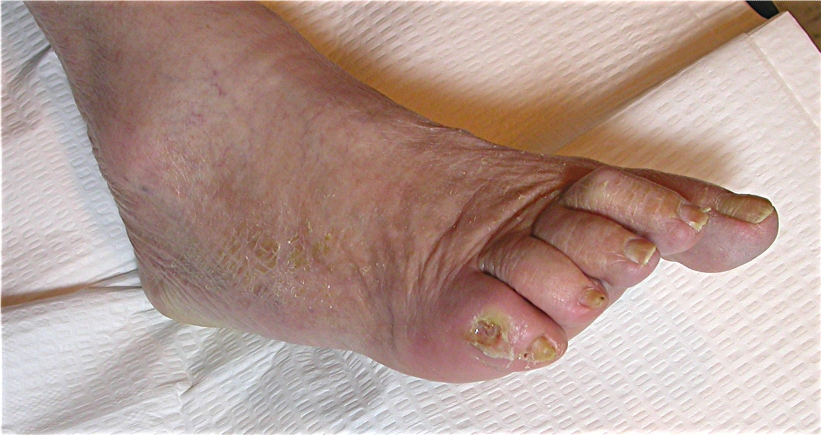
#> input picture dataset/images/12.jpg, 1641 x 869 px (shown at 1/2 size); its folder holds only this picture in this run
$ python area_extraction.py
#> lines starting #> are read from the running program, lines starting #| are printed output that depends on the picture; after the words box and inside, x2 and y2 are one past the last pixel; in counts of white or black regions, pixels touching at a corner belong together
import cv2
import numpy as np
import os

image_folder = "dataset/images"

for file in os.listdir(image_folder):
    if file.lower().endswith((".jpg", ".png")):
        img = cv2.imread(os.path.join(image_folder, file))
#> img is the input picture: shape (869, 1641, 3); mean B, G, R 147, 155.3, 180.3
        img = cv2.resize(img, (256, 256))
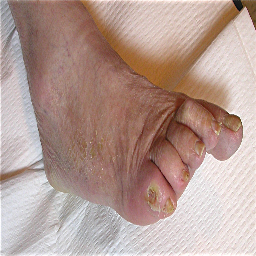
#> img: shape (256, 256, 3); mean B, G, R 146.8, 155.1, 180.1
        hsv = cv2.cvtColor(img, cv2.COLOR_BGR2HSV)
#> hsv: shape (256, 256, 3); mean H, S, V 42.1, 56.7, 180.7

        mask = cv2.inRange(hsv, (0, 30, 30), (25, 255, 255))
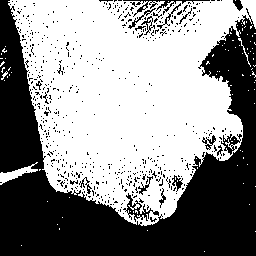
#> mask: shape (256, 256); 56.1% white; 571 black regions (551 under 20 px), largest, box (x1, y1, x2, y2) and area: (0, 0, 256, 256) 25885, (123, 193, 159, 222) 263, (123, 0, 210, 17) 262
        area = cv2.countNonZero(mask)
#> area = 36749

        print(f"{file} → Wound Area (pixels): {area}")
#| 12.jpg → Wound Area (pixels): 36749
        break

$ run again, on dataset/images/36.jpg
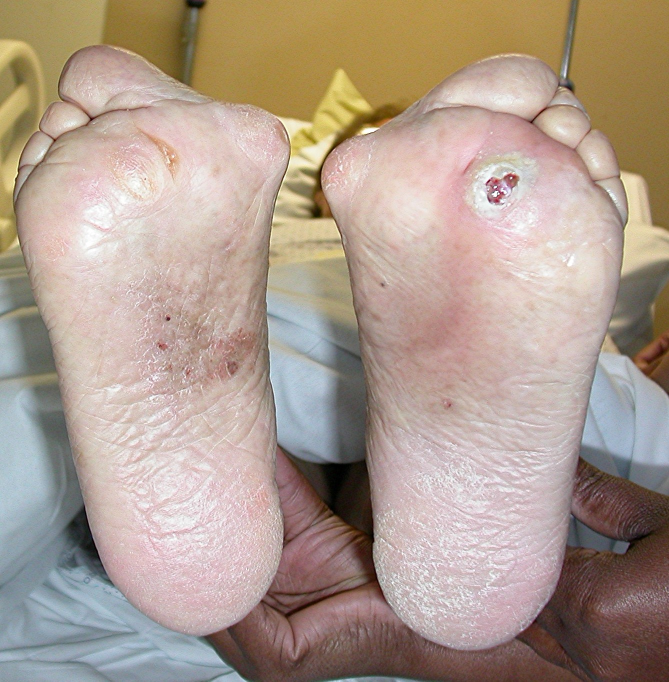
#> input picture dataset/images/36.jpg, 1338 x 1363 px (shown at 1/2 size)
#> img is the input picture: shape (1363, 1338, 3); mean B, G, R 143, 156.4, 174.4
#> `img = cv2.resize(img, (256, 256))`:
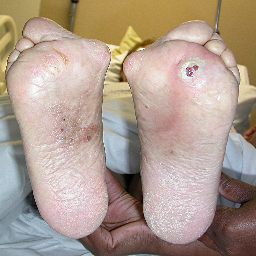
#> img: shape (256, 256, 3); mean B, G, R 142.9, 156.2, 174.2
#> hsv: shape (256, 256, 3); mean H, S, V 49, 60.5, 177.3
#> `mask = cv2.inRange(hsv, (0, 30, 30), (25, 255, 255))`:
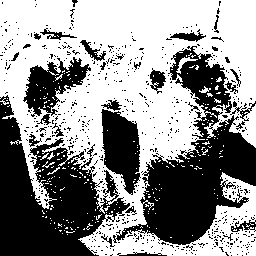
#> mask: shape (256, 256); 56.5% white; 622 black regions (590 under 20 px), largest, box (x1, y1, x2, y2) and area: (113, 46, 256, 245) 10738, (0, 95, 130, 256) 10298, (101, 109, 141, 195) 2240
#> area = 37023
#| 36.jpg → Wound Area (pixels): 37023

$ run again, on dataset/images/21.jpg
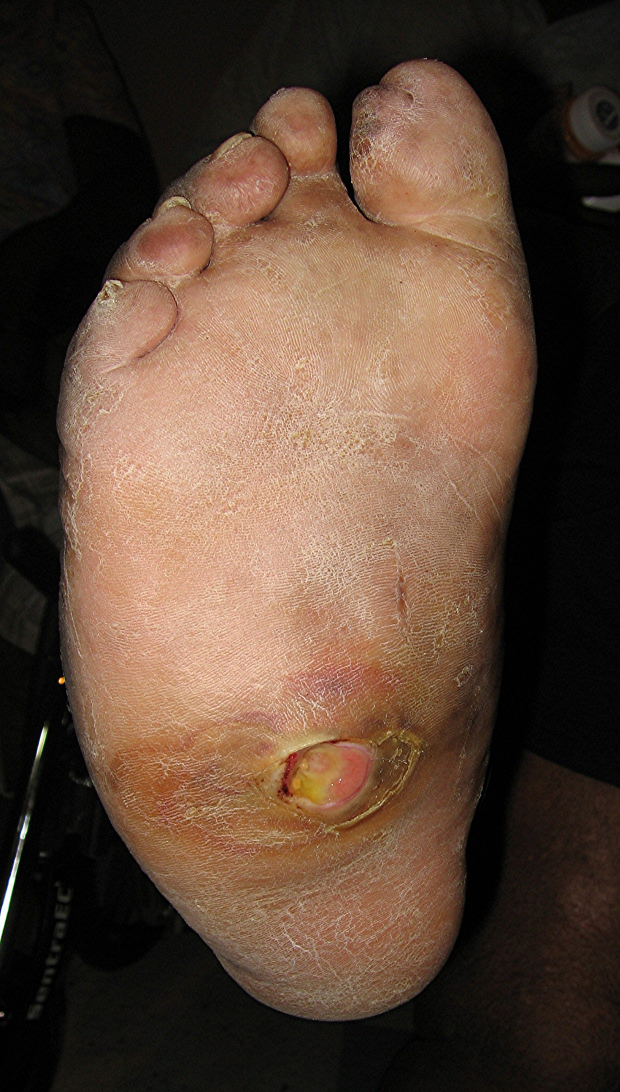
#> input picture dataset/images/21.jpg, 1240 x 2184 px (shown at 1/2 size)
#> img is the input picture: shape (2184, 1240, 3); mean B, G, R 54.9, 70.1, 92.6
#> `img = cv2.resize(img, (256, 256))`:
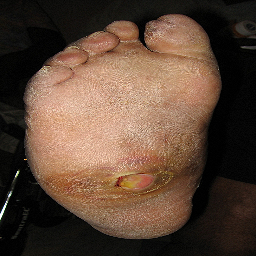
#> img: shape (256, 256, 3); mean B, G, R 54.8, 70.1, 92.5
#> hsv: shape (256, 256, 3); mean H, S, V 16.2, 82.9, 92.7
#> `mask = cv2.inRange(hsv, (0, 30, 30), (25, 255, 255))`:
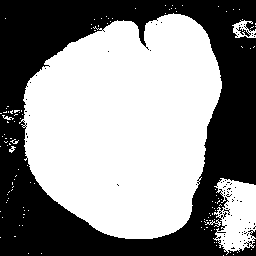
#> mask: shape (256, 256); 56.1% white; 76 black regions (73 under 20 px), largest, box (x1, y1, x2, y2) and area: (0, 0, 256, 256) 28568, (236, 27, 251, 37) 45, (248, 230, 256, 238) 33
#> area = 36763
#| 21.jpg → Wound Area (pixels): 36763
